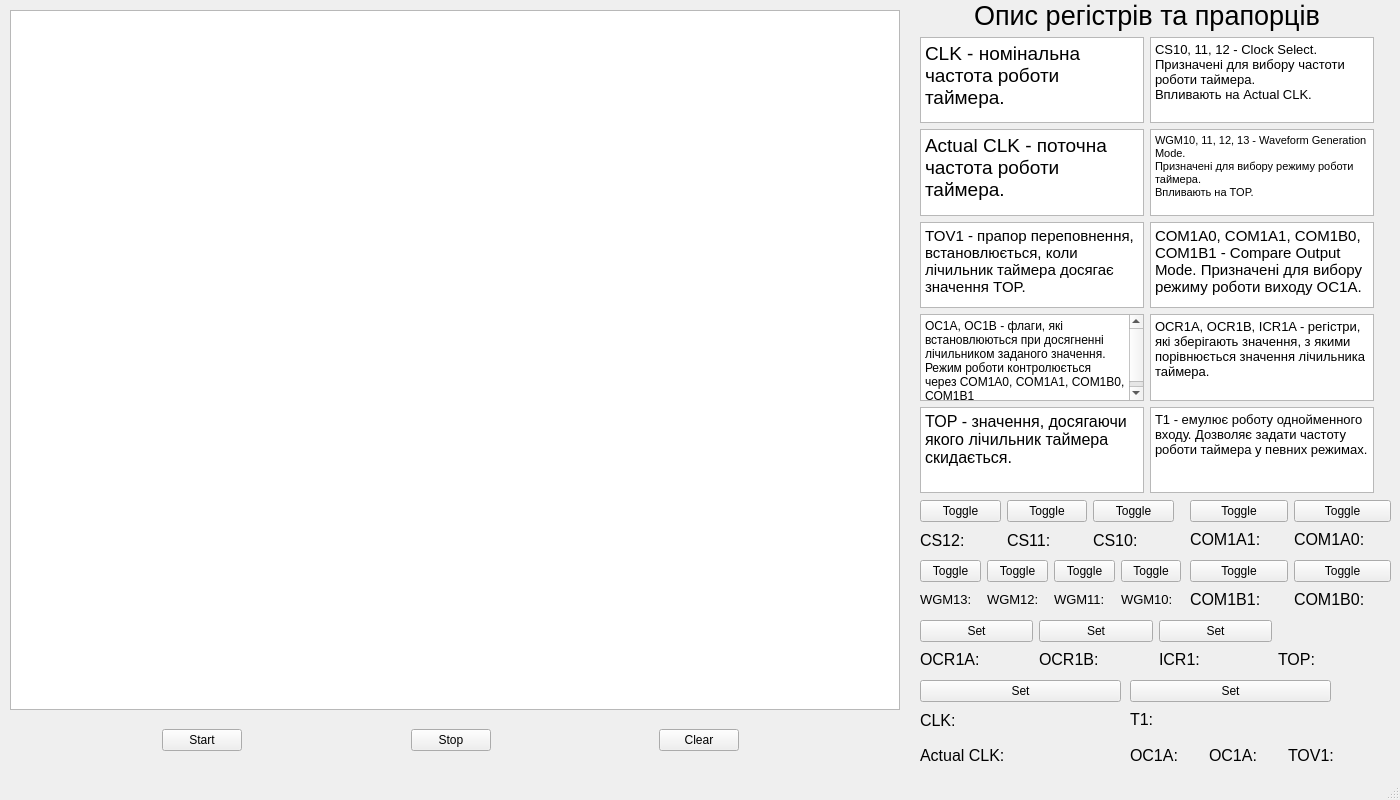
<?xml version="1.0" encoding="UTF-8"?>
<ui version="4.0">
 <class>MainWindow</class>
 <widget class="QMainWindow" name="MainWindow">
  <property name="enabled">
   <bool>true</bool>
  </property>
  <property name="geometry">
   <rect>
    <x>0</x>
    <y>0</y>
    <width>1400</width>
    <height>800</height>
   </rect>
  </property>
  <property name="windowTitle">
   <string>MainWindow</string>
  </property>
  <widget class="QWidget" name="centralwidget">
   <widget class="QGraphicsView" name="graphics">
    <property name="geometry">
     <rect>
      <x>10</x>
      <y>10</y>
      <width>890</width>
      <height>700</height>
     </rect>
    </property>
   </widget>
   <widget class="QWidget" name="horizontalLayoutWidget">
    <property name="geometry">
     <rect>
      <x>0</x>
      <y>720</y>
      <width>901</width>
      <height>41</height>
     </rect>
    </property>
    <layout class="QHBoxLayout" name="horizontalLayout">
     <item>
      <spacer name="horizontalSpacer_2">
       <property name="orientation">
        <enum>Qt::Horizontal</enum>
       </property>
       <property name="sizeHint" stdset="0">
        <size>
         <width>40</width>
         <height>20</height>
        </size>
       </property>
      </spacer>
     </item>
     <item>
      <widget class="QPushButton" name="startButton">
       <property name="text">
        <string>Start</string>
       </property>
      </widget>
     </item>
     <item>
      <spacer name="horizontalSpacer_4">
       <property name="orientation">
        <enum>Qt::Horizontal</enum>
       </property>
       <property name="sizeHint" stdset="0">
        <size>
         <width>40</width>
         <height>20</height>
        </size>
       </property>
      </spacer>
     </item>
     <item>
      <widget class="QPushButton" name="stopButton">
       <property name="text">
        <string>Stop</string>
       </property>
      </widget>
     </item>
     <item>
      <spacer name="horizontalSpacer">
       <property name="orientation">
        <enum>Qt::Horizontal</enum>
       </property>
       <property name="sizeHint" stdset="0">
        <size>
         <width>40</width>
         <height>20</height>
        </size>
       </property>
      </spacer>
     </item>
     <item>
      <widget class="QPushButton" name="clearButton">
       <property name="text">
        <string>Clear</string>
       </property>
      </widget>
     </item>
     <item>
      <spacer name="horizontalSpacer_3">
       <property name="orientation">
        <enum>Qt::Horizontal</enum>
       </property>
       <property name="sizeHint" stdset="0">
        <size>
         <width>40</width>
         <height>20</height>
        </size>
       </property>
      </spacer>
     </item>
    </layout>
   </widget>
   <widget class="QWidget" name="gridLayoutWidget">
    <property name="geometry">
     <rect>
      <x>920</x>
      <y>500</y>
      <width>254</width>
      <height>52</height>
     </rect>
    </property>
    <layout class="QGridLayout" name="gridLayout">
     <item row="0" column="1">
      <widget class="QPushButton" name="cs11Button">
       <property name="text">
        <string>Toggle</string>
       </property>
      </widget>
     </item>
     <item row="0" column="0">
      <widget class="QPushButton" name="cs12Button">
       <property name="text">
        <string>Toggle</string>
       </property>
      </widget>
     </item>
     <item row="0" column="2">
      <widget class="QPushButton" name="cs10Button">
       <property name="text">
        <string>Toggle</string>
       </property>
      </widget>
     </item>
     <item row="2" column="2">
      <widget class="QLabel" name="cs10Label">
       <property name="font">
        <font>
         <pointsize>12</pointsize>
        </font>
       </property>
       <property name="text">
        <string>CS10: </string>
       </property>
      </widget>
     </item>
     <item row="2" column="1">
      <widget class="QLabel" name="cs11Label">
       <property name="font">
        <font>
         <pointsize>12</pointsize>
        </font>
       </property>
       <property name="text">
        <string>CS11: </string>
       </property>
      </widget>
     </item>
     <item row="2" column="0">
      <widget class="QLabel" name="cs12Label">
       <property name="font">
        <font>
         <pointsize>12</pointsize>
        </font>
       </property>
       <property name="text">
        <string>CS12: </string>
       </property>
      </widget>
     </item>
    </layout>
   </widget>
   <widget class="QWidget" name="gridLayoutWidget_2">
    <property name="geometry">
     <rect>
      <x>920</x>
      <y>560</y>
      <width>261</width>
      <height>51</height>
     </rect>
    </property>
    <layout class="QGridLayout" name="gridLayout_2">
     <item row="2" column="2">
      <widget class="QLabel" name="wgm11Label">
       <property name="font">
        <font>
         <pointsize>10</pointsize>
        </font>
       </property>
       <property name="text">
        <string>WGM11: </string>
       </property>
      </widget>
     </item>
     <item row="2" column="0">
      <widget class="QLabel" name="wgm13Label">
       <property name="font">
        <font>
         <pointsize>10</pointsize>
        </font>
       </property>
       <property name="text">
        <string>WGM13: </string>
       </property>
      </widget>
     </item>
     <item row="0" column="2">
      <widget class="QPushButton" name="wgm11Button">
       <property name="text">
        <string>Toggle</string>
       </property>
      </widget>
     </item>
     <item row="0" column="0">
      <widget class="QPushButton" name="wgm13Button">
       <property name="text">
        <string>Toggle</string>
       </property>
      </widget>
     </item>
     <item row="2" column="1">
      <widget class="QLabel" name="wgm12Label">
       <property name="font">
        <font>
         <pointsize>10</pointsize>
        </font>
       </property>
       <property name="text">
        <string>WGM12: </string>
       </property>
      </widget>
     </item>
     <item row="0" column="1">
      <widget class="QPushButton" name="wgm12Button">
       <property name="text">
        <string>Toggle</string>
       </property>
      </widget>
     </item>
     <item row="0" column="3">
      <widget class="QPushButton" name="wgm10Button">
       <property name="text">
        <string>Toggle</string>
       </property>
      </widget>
     </item>
     <item row="2" column="3">
      <widget class="QLabel" name="wgm10Label">
       <property name="font">
        <font>
         <pointsize>10</pointsize>
        </font>
       </property>
       <property name="text">
        <string>WGM10: </string>
       </property>
      </widget>
     </item>
    </layout>
   </widget>
   <widget class="QWidget" name="gridLayoutWidget_3">
    <property name="geometry">
     <rect>
      <x>920</x>
      <y>620</y>
      <width>471</width>
      <height>51</height>
     </rect>
    </property>
    <layout class="QGridLayout" name="gridLayout_3">
     <item row="2" column="4">
      <widget class="QLabel" name="topLabel">
       <property name="font">
        <font>
         <pointsize>12</pointsize>
        </font>
       </property>
       <property name="text">
        <string>TOP: </string>
       </property>
      </widget>
     </item>
     <item row="2" column="0">
      <widget class="QLabel" name="ocr1aLabel">
       <property name="font">
        <font>
         <pointsize>12</pointsize>
        </font>
       </property>
       <property name="text">
        <string>OCR1A: </string>
       </property>
      </widget>
     </item>
     <item row="0" column="0">
      <widget class="QPushButton" name="ocr1aButton">
       <property name="text">
        <string>Set</string>
       </property>
      </widget>
     </item>
     <item row="0" column="2">
      <widget class="QPushButton" name="ocr1bButton">
       <property name="text">
        <string>Set</string>
       </property>
      </widget>
     </item>
     <item row="2" column="2">
      <widget class="QLabel" name="ocr1bLabel">
       <property name="font">
        <font>
         <pointsize>12</pointsize>
        </font>
       </property>
       <property name="text">
        <string>OCR1B: </string>
       </property>
      </widget>
     </item>
     <item row="0" column="3">
      <widget class="QPushButton" name="icr1Button">
       <property name="text">
        <string>Set</string>
       </property>
      </widget>
     </item>
     <item row="2" column="3">
      <widget class="QLabel" name="icr1Label">
       <property name="font">
        <font>
         <pointsize>12</pointsize>
        </font>
       </property>
       <property name="text">
        <string>ICR1: </string>
       </property>
      </widget>
     </item>
    </layout>
   </widget>
   <widget class="QWidget" name="gridLayoutWidget_6">
    <property name="geometry">
     <rect>
      <x>1130</x>
      <y>680</y>
      <width>201</width>
      <height>51</height>
     </rect>
    </property>
    <layout class="QGridLayout" name="gridLayout_6">
     <item row="0" column="0">
      <widget class="QPushButton" name="t1Button">
       <property name="text">
        <string>Set</string>
       </property>
      </widget>
     </item>
     <item row="1" column="0">
      <widget class="QLabel" name="t1Label">
       <property name="font">
        <font>
         <pointsize>12</pointsize>
        </font>
       </property>
       <property name="text">
        <string>T1: </string>
       </property>
      </widget>
     </item>
    </layout>
   </widget>
   <widget class="QWidget" name="gridLayoutWidget_7">
    <property name="geometry">
     <rect>
      <x>1190</x>
      <y>500</y>
      <width>201</width>
      <height>51</height>
     </rect>
    </property>
    <layout class="QGridLayout" name="gridLayout_7">
     <item row="2" column="1">
      <widget class="QLabel" name="com1a0Label">
       <property name="font">
        <font>
         <pointsize>12</pointsize>
        </font>
       </property>
       <property name="text">
        <string>COM1A0: </string>
       </property>
      </widget>
     </item>
     <item row="0" column="0">
      <widget class="QPushButton" name="com1a1Button">
       <property name="text">
        <string>Toggle</string>
       </property>
      </widget>
     </item>
     <item row="0" column="1">
      <widget class="QPushButton" name="com1a0Button">
       <property name="text">
        <string>Toggle</string>
       </property>
      </widget>
     </item>
     <item row="2" column="0">
      <widget class="QLabel" name="com1a1Label">
       <property name="font">
        <font>
         <pointsize>12</pointsize>
        </font>
       </property>
       <property name="text">
        <string>COM1A1: </string>
       </property>
      </widget>
     </item>
    </layout>
   </widget>
   <widget class="QWidget" name="gridLayoutWidget_4">
    <property name="geometry">
     <rect>
      <x>920</x>
      <y>680</y>
      <width>201</width>
      <height>52</height>
     </rect>
    </property>
    <layout class="QGridLayout" name="gridLayout_4">
     <item row="1" column="0">
      <widget class="QPushButton" name="clkButton">
       <property name="text">
        <string>Set</string>
       </property>
      </widget>
     </item>
     <item row="2" column="0">
      <widget class="QLabel" name="clkLabel">
       <property name="font">
        <font>
         <pointsize>12</pointsize>
        </font>
       </property>
       <property name="text">
        <string>CLK: </string>
       </property>
      </widget>
     </item>
    </layout>
   </widget>
   <widget class="QWidget" name="verticalLayoutWidget">
    <property name="geometry">
     <rect>
      <x>920</x>
      <y>0</y>
      <width>454</width>
      <height>493</height>
     </rect>
    </property>
    <layout class="QVBoxLayout" name="verticalLayout">
     <item>
      <widget class="QLabel" name="label">
       <property name="font">
        <font>
         <pointsize>20</pointsize>
        </font>
       </property>
       <property name="text">
        <string>Опис регістрів та прапорців</string>
       </property>
       <property name="alignment">
        <set>Qt::AlignCenter</set>
       </property>
      </widget>
     </item>
     <item>
      <layout class="QGridLayout" name="gridLayout_8">
       <item row="3" column="2">
        <widget class="QTextEdit" name="textEdit_7">
         <property name="enabled">
          <bool>true</bool>
         </property>
         <property name="readOnly">
          <bool>true</bool>
         </property>
         <property name="html">
          <string>&lt;!DOCTYPE HTML PUBLIC &quot;-//W3C//DTD HTML 4.0//EN&quot; &quot;http://www.w3.org/TR/REC-html40/strict.dtd&quot;&gt;
&lt;html&gt;&lt;head&gt;&lt;meta name=&quot;qrichtext&quot; content=&quot;1&quot; /&gt;&lt;style type=&quot;text/css&quot;&gt;
p, li { white-space: pre-wrap; }
&lt;/style&gt;&lt;/head&gt;&lt;body style=&quot; font-family:'MS Shell Dlg 2'; font-size:8.25pt; font-weight:400; font-style:normal;&quot;&gt;
&lt;p style=&quot; margin-top:0px; margin-bottom:0px; margin-left:0px; margin-right:0px; -qt-block-indent:0; text-indent:0px;&quot;&gt;&lt;span style=&quot; font-size:10pt;&quot;&gt;OCR1A, OCR1B, ICR1A - регістри, які зберігають значення, з якими порівнюється значення лічильника таймера. &lt;/span&gt;&lt;/p&gt;&lt;/body&gt;&lt;/html&gt;</string>
         </property>
        </widget>
       </item>
       <item row="4" column="0">
        <widget class="QTextEdit" name="textEdit_9">
         <property name="enabled">
          <bool>true</bool>
         </property>
         <property name="readOnly">
          <bool>true</bool>
         </property>
         <property name="html">
          <string>&lt;!DOCTYPE HTML PUBLIC &quot;-//W3C//DTD HTML 4.0//EN&quot; &quot;http://www.w3.org/TR/REC-html40/strict.dtd&quot;&gt;
&lt;html&gt;&lt;head&gt;&lt;meta name=&quot;qrichtext&quot; content=&quot;1&quot; /&gt;&lt;style type=&quot;text/css&quot;&gt;
p, li { white-space: pre-wrap; }
&lt;/style&gt;&lt;/head&gt;&lt;body style=&quot; font-family:'MS Shell Dlg 2'; font-size:8.25pt; font-weight:400; font-style:normal;&quot;&gt;
&lt;p style=&quot; margin-top:0px; margin-bottom:0px; margin-left:0px; margin-right:0px; -qt-block-indent:0; text-indent:0px;&quot;&gt;&lt;span style=&quot; font-size:12pt;&quot;&gt;TOP - значення, досягаючи якого лічильник таймера скидається. &lt;/span&gt;&lt;/p&gt;&lt;/body&gt;&lt;/html&gt;</string>
         </property>
        </widget>
       </item>
       <item row="1" column="2">
        <widget class="QTextEdit" name="textEdit_2">
         <property name="enabled">
          <bool>true</bool>
         </property>
         <property name="readOnly">
          <bool>true</bool>
         </property>
         <property name="html">
          <string>&lt;!DOCTYPE HTML PUBLIC &quot;-//W3C//DTD HTML 4.0//EN&quot; &quot;http://www.w3.org/TR/REC-html40/strict.dtd&quot;&gt;
&lt;html&gt;&lt;head&gt;&lt;meta name=&quot;qrichtext&quot; content=&quot;1&quot; /&gt;&lt;style type=&quot;text/css&quot;&gt;
p, li { white-space: pre-wrap; }
&lt;/style&gt;&lt;/head&gt;&lt;body style=&quot; font-family:'MS Shell Dlg 2'; font-size:8.25pt; font-weight:400; font-style:normal;&quot;&gt;
&lt;p style=&quot; margin-top:0px; margin-bottom:0px; margin-left:0px; margin-right:0px; -qt-block-indent:0; text-indent:0px;&quot;&gt;&lt;span style=&quot; font-size:8pt;&quot;&gt;WGM10, 11, 12, 13 - Waveform Generation Mode.&lt;/span&gt;&lt;/p&gt;
&lt;p style=&quot; margin-top:0px; margin-bottom:0px; margin-left:0px; margin-right:0px; -qt-block-indent:0; text-indent:0px;&quot;&gt;&lt;span style=&quot; font-size:8pt;&quot;&gt;Призначені для вибору режиму роботи таймера.&lt;/span&gt;&lt;/p&gt;
&lt;p style=&quot; margin-top:0px; margin-bottom:0px; margin-left:0px; margin-right:0px; -qt-block-indent:0; text-indent:0px;&quot;&gt;&lt;span style=&quot; font-size:8pt;&quot;&gt;Впливають на TOP.&lt;/span&gt;&lt;/p&gt;&lt;/body&gt;&lt;/html&gt;</string>
         </property>
        </widget>
       </item>
       <item row="2" column="2">
        <widget class="QTextEdit" name="textEdit_3">
         <property name="enabled">
          <bool>true</bool>
         </property>
         <property name="readOnly">
          <bool>true</bool>
         </property>
         <property name="html">
          <string>&lt;!DOCTYPE HTML PUBLIC &quot;-//W3C//DTD HTML 4.0//EN&quot; &quot;http://www.w3.org/TR/REC-html40/strict.dtd&quot;&gt;
&lt;html&gt;&lt;head&gt;&lt;meta name=&quot;qrichtext&quot; content=&quot;1&quot; /&gt;&lt;style type=&quot;text/css&quot;&gt;
p, li { white-space: pre-wrap; }
&lt;/style&gt;&lt;/head&gt;&lt;body style=&quot; font-family:'MS Shell Dlg 2'; font-size:8.25pt; font-weight:400; font-style:normal;&quot;&gt;
&lt;p style=&quot; margin-top:0px; margin-bottom:0px; margin-left:0px; margin-right:0px; -qt-block-indent:0; text-indent:0px;&quot;&gt;&lt;span style=&quot; font-size:11pt;&quot;&gt;COM1A0, COM1A1, COM1B0, COM1B1 - Compare Output Mode. Призначені для вибору режиму роботи виходу OC1A.&lt;/span&gt;&lt;/p&gt;&lt;/body&gt;&lt;/html&gt;</string>
         </property>
        </widget>
       </item>
       <item row="0" column="2">
        <widget class="QTextEdit" name="textEdit">
         <property name="enabled">
          <bool>true</bool>
         </property>
         <property name="readOnly">
          <bool>true</bool>
         </property>
         <property name="html">
          <string>&lt;!DOCTYPE HTML PUBLIC &quot;-//W3C//DTD HTML 4.0//EN&quot; &quot;http://www.w3.org/TR/REC-html40/strict.dtd&quot;&gt;
&lt;html&gt;&lt;head&gt;&lt;meta name=&quot;qrichtext&quot; content=&quot;1&quot; /&gt;&lt;style type=&quot;text/css&quot;&gt;
p, li { white-space: pre-wrap; }
&lt;/style&gt;&lt;/head&gt;&lt;body style=&quot; font-family:'MS Shell Dlg 2'; font-size:8.25pt; font-weight:400; font-style:normal;&quot;&gt;
&lt;p style=&quot; margin-top:0px; margin-bottom:0px; margin-left:0px; margin-right:0px; -qt-block-indent:0; text-indent:0px;&quot;&gt;&lt;span style=&quot; font-size:10pt;&quot;&gt;CS10, 11, 12 - Clock Select.&lt;/span&gt;&lt;/p&gt;
&lt;p style=&quot; margin-top:0px; margin-bottom:0px; margin-left:0px; margin-right:0px; -qt-block-indent:0; text-indent:0px;&quot;&gt;&lt;span style=&quot; font-size:10pt;&quot;&gt;Призначені для вибору частоти роботи таймера.&lt;/span&gt;&lt;/p&gt;
&lt;p style=&quot; margin-top:0px; margin-bottom:0px; margin-left:0px; margin-right:0px; -qt-block-indent:0; text-indent:0px;&quot;&gt;&lt;span style=&quot; font-size:10pt;&quot;&gt;Впливають на Actual CLK.&lt;/span&gt;&lt;/p&gt;&lt;/body&gt;&lt;/html&gt;</string>
         </property>
        </widget>
       </item>
       <item row="3" column="0">
        <widget class="QTextEdit" name="textEdit_10">
         <property name="enabled">
          <bool>true</bool>
         </property>
         <property name="readOnly">
          <bool>true</bool>
         </property>
         <property name="html">
          <string>&lt;!DOCTYPE HTML PUBLIC &quot;-//W3C//DTD HTML 4.0//EN&quot; &quot;http://www.w3.org/TR/REC-html40/strict.dtd&quot;&gt;
&lt;html&gt;&lt;head&gt;&lt;meta name=&quot;qrichtext&quot; content=&quot;1&quot; /&gt;&lt;style type=&quot;text/css&quot;&gt;
p, li { white-space: pre-wrap; }
&lt;/style&gt;&lt;/head&gt;&lt;body style=&quot; font-family:'MS Shell Dlg 2'; font-size:8.25pt; font-weight:400; font-style:normal;&quot;&gt;
&lt;p style=&quot; margin-top:0px; margin-bottom:0px; margin-left:0px; margin-right:0px; -qt-block-indent:0; text-indent:0px;&quot;&gt;&lt;span style=&quot; font-size:9pt;&quot;&gt;OC1A, OC1B - флаги, які встановлюються при досягненні лічильником заданого значення. Режим роботи контролюється через COM1A0, COM1A1, COM1B0, COM1B1&lt;/span&gt;&lt;/p&gt;&lt;/body&gt;&lt;/html&gt;</string>
         </property>
        </widget>
       </item>
       <item row="4" column="2">
        <widget class="QTextEdit" name="textEdit_5">
         <property name="enabled">
          <bool>true</bool>
         </property>
         <property name="readOnly">
          <bool>true</bool>
         </property>
         <property name="html">
          <string>&lt;!DOCTYPE HTML PUBLIC &quot;-//W3C//DTD HTML 4.0//EN&quot; &quot;http://www.w3.org/TR/REC-html40/strict.dtd&quot;&gt;
&lt;html&gt;&lt;head&gt;&lt;meta name=&quot;qrichtext&quot; content=&quot;1&quot; /&gt;&lt;style type=&quot;text/css&quot;&gt;
p, li { white-space: pre-wrap; }
&lt;/style&gt;&lt;/head&gt;&lt;body style=&quot; font-family:'MS Shell Dlg 2'; font-size:8.25pt; font-weight:400; font-style:normal;&quot;&gt;
&lt;p style=&quot; margin-top:0px; margin-bottom:0px; margin-left:0px; margin-right:0px; -qt-block-indent:0; text-indent:0px;&quot;&gt;&lt;span style=&quot; font-size:10pt;&quot;&gt;T1 - емулює роботу однойменного входу. Дозволяє задати частоту роботи таймера у певних режимах.&lt;/span&gt;&lt;/p&gt;&lt;/body&gt;&lt;/html&gt;</string>
         </property>
        </widget>
       </item>
       <item row="0" column="0">
        <widget class="QTextEdit" name="textEdit_4">
         <property name="enabled">
          <bool>true</bool>
         </property>
         <property name="readOnly">
          <bool>true</bool>
         </property>
         <property name="html">
          <string>&lt;!DOCTYPE HTML PUBLIC &quot;-//W3C//DTD HTML 4.0//EN&quot; &quot;http://www.w3.org/TR/REC-html40/strict.dtd&quot;&gt;
&lt;html&gt;&lt;head&gt;&lt;meta name=&quot;qrichtext&quot; content=&quot;1&quot; /&gt;&lt;style type=&quot;text/css&quot;&gt;
p, li { white-space: pre-wrap; }
&lt;/style&gt;&lt;/head&gt;&lt;body style=&quot; font-family:'MS Shell Dlg 2'; font-size:8.25pt; font-weight:400; font-style:normal;&quot;&gt;
&lt;p style=&quot; margin-top:0px; margin-bottom:0px; margin-left:0px; margin-right:0px; -qt-block-indent:0; text-indent:0px;&quot;&gt;&lt;span style=&quot; font-size:14pt;&quot;&gt;CLK - номінальна частота роботи таймера.&lt;/span&gt;&lt;/p&gt;&lt;/body&gt;&lt;/html&gt;</string>
         </property>
        </widget>
       </item>
       <item row="2" column="0">
        <widget class="QTextEdit" name="textEdit_6">
         <property name="enabled">
          <bool>true</bool>
         </property>
         <property name="readOnly">
          <bool>true</bool>
         </property>
         <property name="html">
          <string>&lt;!DOCTYPE HTML PUBLIC &quot;-//W3C//DTD HTML 4.0//EN&quot; &quot;http://www.w3.org/TR/REC-html40/strict.dtd&quot;&gt;
&lt;html&gt;&lt;head&gt;&lt;meta name=&quot;qrichtext&quot; content=&quot;1&quot; /&gt;&lt;style type=&quot;text/css&quot;&gt;
p, li { white-space: pre-wrap; }
&lt;/style&gt;&lt;/head&gt;&lt;body style=&quot; font-family:'MS Shell Dlg 2'; font-size:8.25pt; font-weight:400; font-style:normal;&quot;&gt;
&lt;p style=&quot; margin-top:0px; margin-bottom:0px; margin-left:0px; margin-right:0px; -qt-block-indent:0; text-indent:0px;&quot;&gt;&lt;span style=&quot; font-size:11pt;&quot;&gt;TOV1 - прапор переповнення, встановлюється, коли лічильник таймера досягає значення TOP. &lt;/span&gt;&lt;/p&gt;&lt;/body&gt;&lt;/html&gt;</string>
         </property>
        </widget>
       </item>
       <item row="1" column="0">
        <widget class="QTextEdit" name="textEdit_8">
         <property name="enabled">
          <bool>true</bool>
         </property>
         <property name="readOnly">
          <bool>true</bool>
         </property>
         <property name="html">
          <string>&lt;!DOCTYPE HTML PUBLIC &quot;-//W3C//DTD HTML 4.0//EN&quot; &quot;http://www.w3.org/TR/REC-html40/strict.dtd&quot;&gt;
&lt;html&gt;&lt;head&gt;&lt;meta name=&quot;qrichtext&quot; content=&quot;1&quot; /&gt;&lt;style type=&quot;text/css&quot;&gt;
p, li { white-space: pre-wrap; }
&lt;/style&gt;&lt;/head&gt;&lt;body style=&quot; font-family:'MS Shell Dlg 2'; font-size:8.25pt; font-weight:400; font-style:normal;&quot;&gt;
&lt;p style=&quot; margin-top:0px; margin-bottom:0px; margin-left:0px; margin-right:0px; -qt-block-indent:0; text-indent:0px;&quot;&gt;&lt;span style=&quot; font-size:14pt;&quot;&gt;Actual CLK - поточна частота роботи таймера.&lt;/span&gt;&lt;/p&gt;&lt;/body&gt;&lt;/html&gt;</string>
         </property>
        </widget>
       </item>
      </layout>
     </item>
    </layout>
   </widget>
   <widget class="QLabel" name="actualClkLabel">
    <property name="geometry">
     <rect>
      <x>920</x>
      <y>740</y>
      <width>151</width>
      <height>31</height>
     </rect>
    </property>
    <property name="font">
     <font>
      <pointsize>12</pointsize>
     </font>
    </property>
    <property name="text">
     <string>Actual CLK: </string>
    </property>
   </widget>
   <widget class="QWidget" name="horizontalLayoutWidget_2">
    <property name="geometry">
     <rect>
      <x>1130</x>
      <y>740</y>
      <width>231</width>
      <height>31</height>
     </rect>
    </property>
    <layout class="QHBoxLayout" name="horizontalLayout_2">
     <item>
      <widget class="QLabel" name="oc1aLabel">
       <property name="font">
        <font>
         <pointsize>12</pointsize>
        </font>
       </property>
       <property name="text">
        <string>OC1A: </string>
       </property>
      </widget>
     </item>
     <item>
      <widget class="QLabel" name="oc1bLabel">
       <property name="font">
        <font>
         <pointsize>12</pointsize>
        </font>
       </property>
       <property name="text">
        <string>OC1A: </string>
       </property>
      </widget>
     </item>
     <item>
      <widget class="QLabel" name="tov1Label">
       <property name="font">
        <font>
         <pointsize>12</pointsize>
        </font>
       </property>
       <property name="text">
        <string>TOV1: </string>
       </property>
      </widget>
     </item>
    </layout>
   </widget>
   <widget class="QWidget" name="gridLayoutWidget_8">
    <property name="geometry">
     <rect>
      <x>1190</x>
      <y>560</y>
      <width>201</width>
      <height>51</height>
     </rect>
    </property>
    <layout class="QGridLayout" name="gridLayout_9">
     <item row="2" column="1">
      <widget class="QLabel" name="com1b0Label">
       <property name="font">
        <font>
         <pointsize>12</pointsize>
        </font>
       </property>
       <property name="text">
        <string>COM1B0: </string>
       </property>
      </widget>
     </item>
     <item row="0" column="0">
      <widget class="QPushButton" name="com1b1Button">
       <property name="text">
        <string>Toggle</string>
       </property>
      </widget>
     </item>
     <item row="0" column="1">
      <widget class="QPushButton" name="com1b0Button">
       <property name="text">
        <string>Toggle</string>
       </property>
      </widget>
     </item>
     <item row="2" column="0">
      <widget class="QLabel" name="com1b1Label">
       <property name="font">
        <font>
         <pointsize>12</pointsize>
        </font>
       </property>
       <property name="text">
        <string>COM1B1: </string>
       </property>
      </widget>
     </item>
    </layout>
   </widget>
  </widget>
  <widget class="QMenuBar" name="menubar">
   <property name="geometry">
    <rect>
     <x>0</x>
     <y>0</y>
     <width>1400</width>
     <height>20</height>
    </rect>
   </property>
  </widget>
  <widget class="QStatusBar" name="statusbar"/>
 </widget>
 <resources/>
 <connections/>
</ui>
